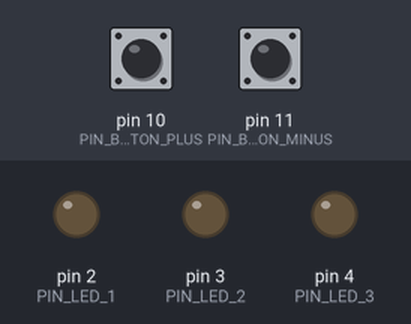
The sketch below on a simulated Arduino Uno, built with avr-gcc and run on an emulated ATmega328P. Shown: output pins drawn as LEDs (lit = HIGH). Inputs (shaded band) come from the test bench; at power-on: pin 10 (PIN_BUTTON_PLUS) LOW, pin 11 (PIN_BUTTON_MINUS) LOW.

Above: at 1.2 s.
1.3 s: pin 10 (PIN_BUTTON_PLUS) pulled HIGH for 0.15 s
At 1.9 s:
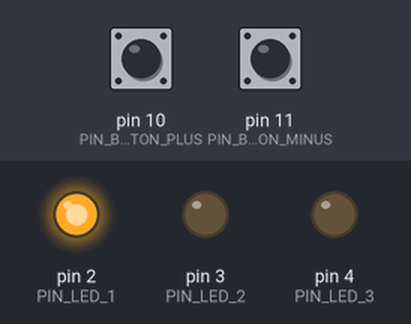
2.9 s: pin 10 (PIN_BUTTON_PLUS) pulled HIGH for 1 s
At 4.3 s:
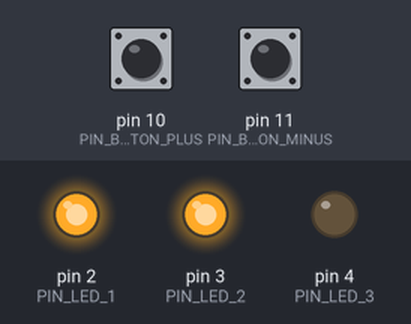
5.4 s: pin 10 (PIN_BUTTON_PLUS) pulled HIGH for 0.15 s
At 6.2 s:
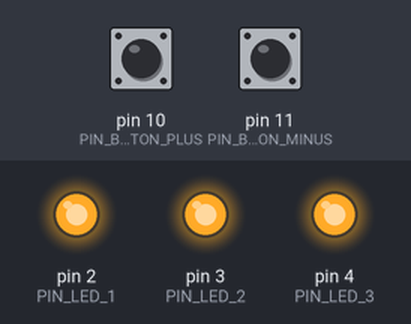
7.0 s: pin 11 (PIN_BUTTON_MINUS) pulled HIGH for 0.15 s
At 7.4 s:
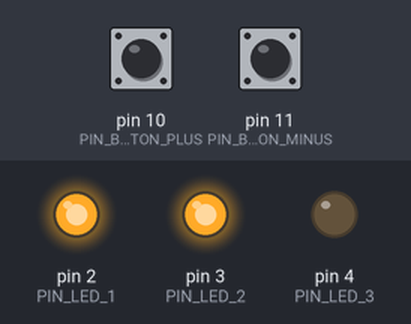
8.6 s: pin 11 (PIN_BUTTON_MINUS) pulled HIGH for 1 s
At 9.8 s:
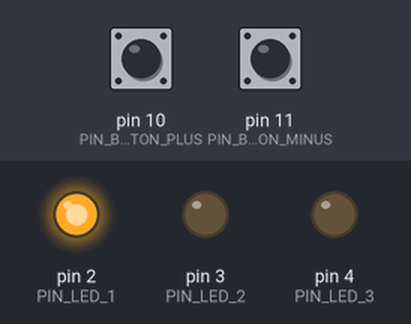
Timing chart, 0 to 11.6 s (numbered marks = the images above; inputs shaded):
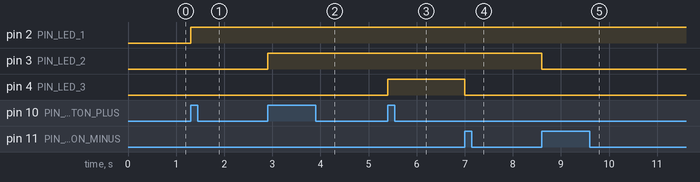

The sketch:

2-button.ino
```cpp
const byte PIN_BUTTON_PLUS = 10;
unsigned long timer_button_plus = 0;
bool state_button_plus = LOW;
bool prev_state_button_plus = state_button_plus;

const byte PIN_BUTTON_MINUS = 11;
unsigned long timer_button_minus = 0;
bool state_button_minus = LOW;
bool prev_state_button_minus = state_button_minus;

const byte PIN_LED_1 = 2;
const byte PIN_LED_2 = 3;
const byte PIN_LED_3 = 4;

byte counter = 0;

void setup() {
    pinMode(PIN_BUTTON_PLUS, INPUT);
    pinMode(PIN_BUTTON_MINUS, INPUT);

    pinMode(PIN_LED_1, OUTPUT);
    pinMode(PIN_LED_2, OUTPUT);
    pinMode(PIN_LED_3, OUTPUT);
}

void loop() {
    prev_state_button_plus = state_button_plus;
    prev_state_button_minus = state_button_minus;
    state_button_plus = digitalRead(PIN_BUTTON_PLUS);
    state_button_minus = digitalRead(PIN_BUTTON_MINUS);

    if (state_button_plus && millis() - timer_button_plus >= 200 && prev_state_button_plus != state_button_plus) {
        if (counter < 3) counter++;
        timer_button_plus = millis();
    } else if (state_button_minus && millis() - timer_button_minus >= 200 && prev_state_button_minus != state_button_minus) {
        if (counter > 0) counter--;
        timer_button_minus = millis();
    }

    digitalWrite(PIN_LED_1, counter >= 1);
    digitalWrite(PIN_LED_2, counter >= 2);
    digitalWrite(PIN_LED_3, counter >= 3);
}
```

Measured:
- after the input at 1.3 s, pin 2 (PIN_LED_1): LOW → HIGH at once
- after the input at 2.9 s, pin 3 (PIN_LED_2): LOW → HIGH at once
- after the input at 5.4 s, pin 4 (PIN_LED_3): LOW → HIGH at once
- after the input at 7.0 s, pin 4 (PIN_LED_3): HIGH → LOW at once
- after the input at 8.6 s, pin 3 (PIN_LED_2): HIGH → LOW at once
